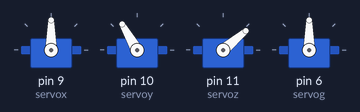
This sketch was run on a simulated Arduino Uno, built with avr-gcc and run on an emulated ATmega328P. On the bench: 4 × servo.

Above: at 1.1 s.
At 5.1 s:
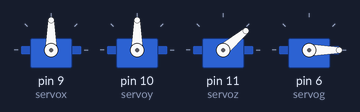
At 11.1 s:
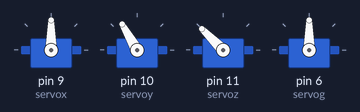
At 19.1 s:
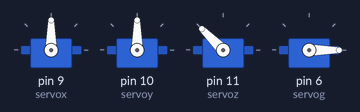
At 27.1 s:
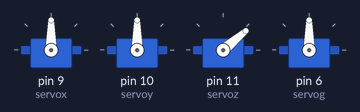
At 37.1 s:
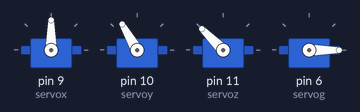
Timing chart, 0 to 40.0 s (numbered marks = the images above):
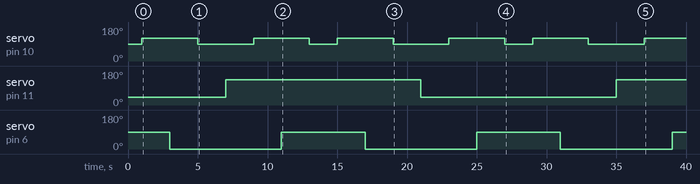

The sketch:

robot_arm.ino
```cpp
#include<Servo.h>

Servo servox;
Servo servoy;
Servo servoz;
Servo servog;

void arm(){
  servox.write(90);
  servoy.write(90);
  servoz.write(40);
  servog.write(90);
  delay(1000);
}

void setup() {
  // put your setup code here, to run once:
  servox.attach(9);
  servoy.attach(10);
  servoz.attach(11);
  servog.attach(6);
  arm();
  //Serial.begin(9600);
}

void loop() {
  // put your main code here, to run repeatedly:
  servoy.write(120);
  delay(2000);
  servog.write(0);
  delay(2000);
  servoy.write(90);
  delay(2000);
  servoz.write(135);
  delay(2000);
  servoy.write(120);
  delay(2000);
  servog.write(90);
  delay(2000);
  servoy.write(90);
  delay(2000);
  servoy.write(120);
  delay(2000);
  servog.write(0);
  delay(2000);
  servoy.write(90);
  delay(2000);
  servoz.write(40);
  delay(2000);
  servoy.write(120);
  delay(2000);
  servog.write(90);
  delay(2000);
  servoy.write(90);
  delay(2000);
}
```

Measured:
- by itself, servo on pin 10 (servoy): repeats every 14.0 s: 90° 4.0 s, 120° 4.0 s, 90° 2.0 s, 120° 4.0 s
- by itself, servo on pin 11 (servoz): 40° → 135° at 7.0 s, → 40° 14.0 s later, → 135° 14.0 s later
- by itself, servo on pin 6 (servog): alternates 90° for 6.0 s and 0° for 8.0 s
